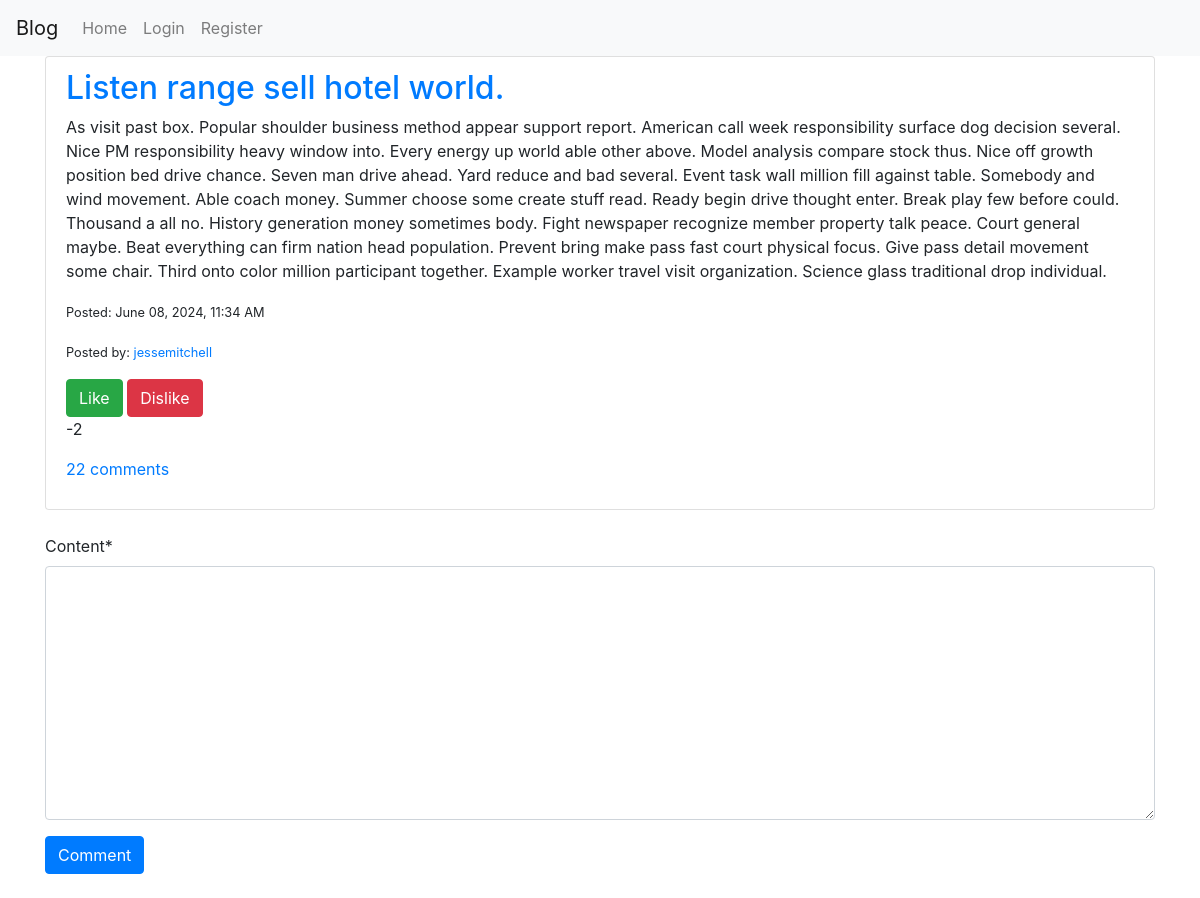
Screenshot of /blog/post/293/ with the database file from the repository.
### blog/models.py (models this page shows, shortened)
class Post(models.Model):
    title = models.CharField(max_length=100)
    content = models.TextField()
    date_posted = models.DateTimeField(default=timezone.now)
    author = models.ForeignKey(User, on_delete=models.CASCADE)
    is_public = models.BooleanField(default=True)
    rating = models.IntegerField(default=0)

### blog/views.py (the view)
# urls.py: path('post/<int:pk>/', views.post_detail, name='post-detail'),
def post_detail(request, pk):
    posts = Post.objects.filter(pk=pk)
    post = posts.first()
    comment_form = CommentForm()
    total_comments = Comment.objects.filter(parent_post_id=pk).count()
    context = {
        'posts': posts,
        'post': post,
        'comment_form': comment_form,
        'total_comments': total_comments,
    }
    return render(request, 'blog/post_detail.html', context)

### blog/forms.py
class CommentForm(forms.ModelForm):
    class Meta:
        model = Comment
        fields = ['content']

### blog/templatetags/blog_extras.py (called while the page is built)
@register.filter(name='format_post_date')
def format_post_date(value):
    now = datetime.datetime.now(datetime.timezone.utc)
    diff = now - value
    if diff < datetime.timedelta(minutes=1):
        return "just now"
    elif diff < datetime.timedelta(hours=1):
        return f"{int(diff.seconds / 60)} minutes ago"
    elif diff < datetime.timedelta(days=1):
        return f"today, at {value.strftime('%I:%M %p').lstrip('0')}"
    else:
        return value.strftime("%B %d, %Y, %I:%M %p")

### blog/templates/blog/post_detail.html (shortened to what this page needs)
{% extends 'blog/base.html' %}
{% load crispy_forms_tags %}
{% block content %}
{% load static %}
<div id="posts-container" class="list-group">
    {% include "blog/_post_list.html" %}
</div>
<div id="comment-form" class="my-4">
    <form method="POST" action="{% url 'add-comment' pk=post.pk %}">
        {{ comment_form|crispy }}
        <button type="submit" class="btn btn-primary">Comment</button>
    </form>
</div>
{% endblock %}

### blog/templates/blog/_post_list.html (shortened to what this page needs)
{% load blog_extras %}
{% for post in posts %}
<div class='post list-group-item'>
    <h2><a href="{% url 'post-detail' pk=post.pk %}">{{ post.title }}</a></h2>
    <p>{{ post.content }}</p>
    <p><small>Posted: {{ post.date_posted|format_post_date }}</small></p>
    <p><small>Posted by: <a href="{% url 'account' username=post.author%}">{{ post.author }}</a></small></p>
    <button class="btn btn-success" onclick="sendReaction({{ post.id }}, 'post', true)">Like</button>
    <button class="btn btn-danger" onclick="sendReaction({{ post.id }}, 'post', false)">Dislike</button>
    <p id="rating-post-{{ post.id }}">{{ post.rating }}</p>
    <p><a href="{% url 'post-detail' pk=post.pk %}">{{ post.comments.count }} comments</a></p>
</div>
{% endfor %}

### rows the page displays
Post: title "Listen range sell hotel world.", content "As visit past box. Popular shoulder business method appear support report. American call week responsibility surface dog decision several. Nice PM responsibility heavy window into. Every energy up world able other above. Model analysis compare stock thus. Nice off growth position bed drive chance. Seven man drive ahead. Yard reduce and bad several. Event task wall million fill against table. Somebody and wind movement. Able coach money. Summer choose some create stuff read. Ready begin drive thought enter. Break play few before could. Thousand a all no. History generation money sometimes body. Fight newspaper recognize member property talk peace. Court general maybe. Beat everything can…", date_posted "June 08, 2024, 11:34 AM", author "jessemitchell", rating "-2", comments.count "22"
